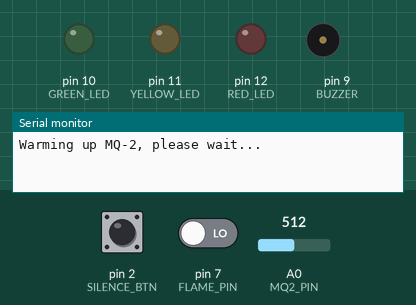
The sketch below on a simulated Arduino Uno, built with avr-gcc and run on an emulated ATmega328P. On the bench: output pins drawn as LEDs (lit = HIGH), buzzer (waves = sounding), the last lines printed to the serial monitor. The inputs (shaded band) are chosen by the test bench; at power-on: pin 2 (SILENCE_BTN) HIGH, pin 7 (FLAME_PIN) LOW, A0 (MQ2_PIN) = 512.

Above: at 0.1 s.
At 90.1 s:
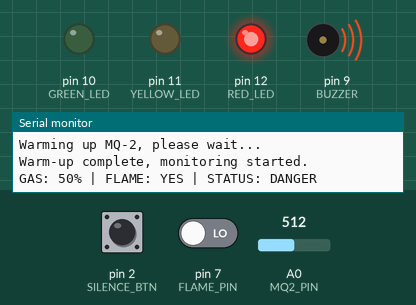
Timing chart, 0 to 91.6 s (numbered marks = the images above):
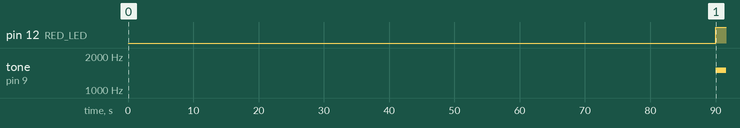

The sketch:

p2-gas-fire-alert.ino
```cpp
#define MQ2_PIN     A0
#define FLAME_PIN   7
#define GREEN_LED   10
#define YELLOW_LED  11
#define RED_LED     12
#define BUZZER      9
#define SILENCE_BTN 2

unsigned long lastBeep = 0;
bool beepState = false;

bool silenced = false;
unsigned long silenceStart = 0;
const unsigned long SILENCE_DURATION = 30000; // 30 seconds

void setup() {
  Serial.begin(9600);
  pinMode(FLAME_PIN, INPUT);
  pinMode(GREEN_LED, OUTPUT);
  pinMode(YELLOW_LED, OUTPUT);
  pinMode(RED_LED, OUTPUT);
  pinMode(BUZZER, OUTPUT);
  pinMode(SILENCE_BTN, INPUT_PULLUP);

  Serial.println("Warming up MQ-2, please wait...");
  delay(90000); // 90 second warm-up, runs once at boot only
  Serial.println("Warm-up complete, monitoring started.");
}

void loop() {
  int gasValue = analogRead(MQ2_PIN);
  int gasPercent = map(gasValue, 0, 1023, 0, 100);
  bool flameDetected = (digitalRead(FLAME_PIN) == LOW);

  String status;
  bool isDanger = (gasPercent > 60 || flameDetected);
  bool isWarning = (!isDanger && gasPercent > 30);

  if (digitalRead(SILENCE_BTN) == LOW && !silenced) {
    silenced = true;
    silenceStart = millis();
  }

  if (silenced && millis() - silenceStart > SILENCE_DURATION) {
    silenced = false;
  }

  if (isDanger) {
    status = "DANGER";
    digitalWrite(GREEN_LED, LOW);
    digitalWrite(YELLOW_LED, LOW);
    digitalWrite(RED_LED, HIGH);

    if (!silenced) {
      tone(BUZZER, 1500);
    } else {
      noTone(BUZZER);
    }
  }
  else if (isWarning) {
    status = "WARNING";
    digitalWrite(GREEN_LED, LOW);
    digitalWrite(YELLOW_LED, HIGH);
    digitalWrite(RED_LED, LOW);
    silenced = false;

    if (millis() - lastBeep > 1000) {
      beepState = !beepState;
      if (beepState) tone(BUZZER, 1000);
      else noTone(BUZZER);
      lastBeep = millis();
    }
  }
  else {
    status = "SAFE";
    digitalWrite(GREEN_LED, HIGH);
    digitalWrite(YELLOW_LED, LOW);
    digitalWrite(RED_LED, LOW);
    noTone(BUZZER);
    silenced = false;
  }

  Serial.print("GAS: ");
  Serial.print(gasPercent);
  Serial.print("% | FLAME: ");
  Serial.print(flameDetected ? "YES" : "NONE");
  Serial.print(" | STATUS: ");
  Serial.print(status);
  Serial.println(silenced ? " (SILENCED)" : "");

  delay(200);
}
```

Measured:
- by itself, pin 12 (RED_LED): LOW → HIGH at 90.0 s
- by itself, tone on pin 9 (BUZZER): silent → 1500 Hz at 90.0 s
